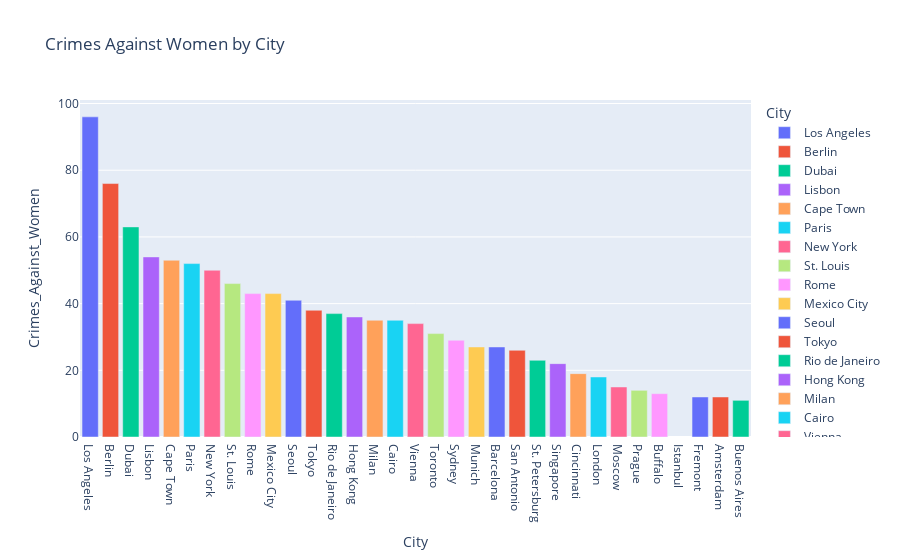

Notebook code cell kept with this figure:
### Markdown cell above
### Crimes Against Women by City

### Code cell
query = """SELECT City, SUM(NoOfCrimesAgainstWomen) AS Crimes_Against_Women
FROM Crime_Data
GROUP BY City
ORDER BY Crimes_Against_Women DESC;"""
df = pd.read_sql(query, engine)


# Create a bar chart
fig = px.bar(df, x='City', y='Crimes_Against_Women', color='City', title='Crimes Against Women by City')
fig.show()

### Figure 1 — Plotly figure (JSON) as saved in the notebook; plotly's stock layout.template omitted (floating-point values rounded to 4 significant figures)
{"data": [{"alignmentgroup": "True", "hovertemplate": "City=%{x}<br>Crimes_Against_Women=%{y}<extra></extra>", "legendgroup": "Los Angeles", "marker": {"color": "#636efa", "pattern": {"shape": ""}}, "name": "Los Angeles", "offsetgroup": "Los Angeles", "orientation": "v", "showlegend": true, "textposition": "auto", "type": "bar", "x": ["Los Angeles"], "xaxis": "x", "y": [96], "yaxis": "y"}, {"alignmentgroup": "True", "hovertemplate": "City=%{x}<br>Crimes_Against_Women=%{y}<extra></extra>", "legendgroup": "Berlin", "marker": {"color": "#EF553B", "pattern": {"shape": ""}}, "name": "Berlin", "offsetgroup": "Berlin", "orientation": "v", "showlegend": true, "textposition": "auto", "type": "bar", "x": ["Berlin"], "xaxis": "x", "y": [76], "yaxis": "y"}, {"alignmentgroup": "True", "hovertemplate": "City=%{x}<br>Crimes_Against_Women=%{y}<extra></extra>", "legendgroup": "Dubai", "marker": {"color": "#00cc96", "pattern": {"shape": ""}}, "name": "Dubai", "offsetgroup": "Dubai", "orientation": "v", "showlegend": true, "textposition": "auto", "type": "bar", "x": ["Dubai"], "xaxis": "x", "y": [63], "yaxis": "y"}, {"alignmentgroup": "True", "hovertemplate": "City=%{x}<br>Crimes_Against_Women=%{y}<extra></extra>", "legendgroup": "Lisbon", "marker": {"color": "#ab63fa", "pattern": {"shape": ""}}, "name": "Lisbon", "offsetgroup": "Lisbon", "orientation": "v", "showlegend": true, "textposition": "auto", "type": "bar", "x": ["Lisbon"], "xaxis": "x", "y": [54], "yaxis": "y"}, {"alignmentgroup": "True", "hovertemplate": "City=%{x}<br>Crimes_Against_Women=%{y}<extra></extra>", "legendgroup": "Cape Town", "marker": {"color": "#FFA15A", "pattern": {"shape": ""}}, "name": "Cape Town", "offsetgroup": "Cape Town", "orientation": "v", "showlegend": true, "textposition": "auto", "type": "bar", "x": ["Cape Town"], "xaxis": "x", "y": [53], "yaxis": "y"}, {"alignmentgroup": "True", "hovertemplate": "City=%{x}<br>Crimes_Against_Women=%{y}<extra></extra>", "legendgroup": "Paris", "marker": {"color": "#19d3f3", "pattern": {"shape": ""}}, "name": "Paris", "offsetgroup": "Paris", "orientation": "v", "showlegend": true, "textposition": "auto", "type": "bar", "x": ["Paris"], "xaxis": "x", "y": [52], "yaxis": "y"}, {"alignmentgroup": "True", "hovertemplate": "City=%{x}<br>Crimes_Against_Women=%{y}<extra></extra>", "legendgroup": "New York", "marker": {"color": "#FF6692", "pattern": {"shape": ""}}, "name": "New York", "offsetgroup": "New York", "orientation": "v", "showlegend": true, "textposition": "auto", "type": "bar", "x": ["New York"], "xaxis": "x", "y": [50], "yaxis": "y"}, {"alignmentgroup": "True", "hovertemplate": "City=%{x}<br>Crimes_Against_Women=%{y}<extra></extra>", "legendgroup": "St. Louis", "marker": {"color": "#B6E880", "pattern": {"shape": ""}}, "name": "St. Louis", "offsetgroup": "St. Louis", "orientation": "v", "showlegend": true, "textposition": "auto", "type": "bar", "x": ["St. Louis"], "xaxis": "x", "y": [46], "yaxis": "y"}, {"alignmentgroup": "True", "hovertemplate": "City=%{x}<br>Crimes_Against_Women=%{y}<extra></extra>", "legendgroup": "Rome", "marker": {"color": "#FF97FF", "pattern": {"shape": ""}}, "name": "Rome", "offsetgroup": "Rome", "orientation": "v", "showlegend": true, "textposition": "auto", "type": "bar", "x": ["Rome"], "xaxis": "x", "y": [43], "yaxis": "y"}, {"alignmentgroup": "True", "hovertemplate": "City=%{x}<br>Crimes_Against_Women=%{y}<extra></extra>", "legendgroup": "Mexico City", "marker": {"color": "#FECB52", "pattern": {"shape": ""}}, "name": "Mexico City", "offsetgroup": "Mexico City", "orientation": "v", "showlegend": true, "textposition": "auto", "type": "bar", "x": ["Mexico City"], "xaxis": "x", "y": [43], "yaxis": "y"}, {"alignmentgroup": "True", "hovertemplate": "City=%{x}<br>Crimes_Against_Women=%{y}<extra></extra>", "legendgroup": "Seoul", "marker": {"color": "#636efa", "pattern": {"shape": ""}}, "name": "Seoul", "offsetgroup": "Seoul", "orientation": "v", "showlegend": true, "textposition": "auto", "type": "bar", "x": ["Seoul"], "xaxis": "x", "y": [41], "yaxis": "y"}, {"alignmentgroup": "True", "hovertemplate": "City=%{x}<br>Crimes_Against_Women=%{y}<extra></extra>", "legendgroup": "Tokyo", "marker": {"color": "#EF553B", "pattern": {"shape": ""}}, "name": "Tokyo", "offsetgroup": "Tokyo", "orientation": "v", "showlegend": true, "textposition": "auto", "type": "bar", "x": ["Tokyo"], "xaxis": "x", "y": [38], "yaxis": "y"}, {"alignmentgroup": "True", "hovertemplate": "City=%{x}<br>Crimes_Against_Women=%{y}<extra></extra>", "legendgroup": "Rio de Janeiro", "marker": {"color": "#00cc96", "pattern": {"shape": ""}}, "name": "Rio de Janeiro", "offsetgroup": "Rio de Janeiro", "orientation": "v", "showlegend": true, "textposition": "auto", "type": "bar", "x": ["Rio de Janeiro"], "xaxis": "x", "y": [37], "yaxis": "y"}, {"alignmentgroup": "True", "hovertemplate": "City=%{x}<br>Crimes_Against_Women=%{y}<extra></extra>", "legendgroup": "Hong Kong", "marker": {"color": "#ab63fa", "pattern": {"shape": ""}}, "name": "Hong Kong", "offsetgroup": "Hong Kong", "orientation": "v", "showlegend": true, "textposition": "auto", "type": "bar", "x": ["Hong Kong"], "xaxis": "x", "y": [36], "yaxis": "y"}, {"alignmentgroup": "True", "hovertemplate": "City=%{x}<br>Crimes_Against_Women=%{y}<extra></extra>", "legendgroup": "Milan", "marker": {"color": "#FFA15A", "pattern": {"shape": ""}}, "name": "Milan", "offsetgroup": "Milan", "orientation": "v", "showlegend": true, "textposition": "auto", "type": "bar", "x": ["Milan"], "xaxis": "x", "y": [35], "yaxis": "y"}, {"alignmentgroup": "True", "hovertemplate": "City=%{x}<br>Crimes_Against_Women=%{y}<extra></extra>", "legendgroup": "Cairo", "marker": {"color": "#19d3f3", "pattern": {"shape": ""}}, "name": "Cairo", "offsetgroup": "Cairo", "orientation": "v", "showlegend": true, "textposition": "auto", "type": "bar", "x": ["Cairo"], "xaxis": "x", "y": [35], "yaxis": "y"}, {"alignmentgroup": "True", "hovertemplate": "City=%{x}<br>Crimes_Against_Women=%{y}<extra></extra>", "legendgroup": "Vienna", "marker": {"color": "#FF6692", "pattern": {"shape": ""}}, "name": "Vienna", "offsetgroup": "Vienna", "orientation": "v", "showlegend": true, "textposition": "auto", "type": "bar", "x": ["Vienna"], "xaxis": "x", "y": [34], "yaxis": "y"}, {"alignmentgroup": "True", "hovertemplate": "City=%{x}<br>Crimes_Against_Women=%{y}<extra></extra>", "legendgroup": "Toronto", "marker": {"color": "#B6E880", "pattern": {"shape": ""}}, "name": "Toronto", "offsetgroup": "Toronto", "orientation": "v", "showlegend": true, "textposition": "auto", "type": "bar", "x": ["Toronto"], "xaxis": "x", "y": [31], "yaxis": "y"}, {"alignmentgroup": "True", "hovertemplate": "City=%{x}<br>Crimes_Against_Women=%{y}<extra></extra>", "legendgroup": "Sydney", "marker": {"color": "#FF97FF", "pattern": {"shape": ""}}, "name": "Sydney", "offsetgroup": "Sydney", "orientation": "v", "showlegend": true, "textposition": "auto", "type": "bar", "x": ["Sydney"], "xaxis": "x", "y": [29], "yaxis": "y"}, {"alignmentgroup": "True", "hovertemplate": "City=%{x}<br>Crimes_Against_Women=%{y}<extra></extra>", "legendgroup": "Munich", "marker": {"color": "#FECB52", "pattern": {"shape": ""}}, "name": "Munich", "offsetgroup": "Munich", "orientation": "v", "showlegend": true, "textposition": "auto", "type": "bar", "x": ["Munich"], "xaxis": "x", "y": [27], "yaxis": "y"}, {"alignmentgroup": "True", "hovertemplate": "City=%{x}<br>Crimes_Against_Women=%{y}<extra></extra>", "legendgroup": "Barcelona", "marker": {"color": "#636efa", "pattern": {"shape": ""}}, "name": "Barcelona", "offsetgroup": "Barcelona", "orientation": "v", "showlegend": true, "textposition": "auto", "type": "bar", "x": ["Barcelona"], "xaxis": "x", "y": [27], "yaxis": "y"}, {"alignmentgroup": "True", "hovertemplate": "City=%{x}<br>Crimes_Against_Women=%{y}<extra></extra>", "legendgroup": "San Antonio", "marker": {"color": "#EF553B", "pattern": {"shape": ""}}, "name": "San Antonio", "offsetgroup": "San Antonio", "orientation": "v", "showlegend": true, "textposition": "auto", "type": "bar", "x": ["San Antonio"], "xaxis": "x", "y": [26], "yaxis": "y"}, {"alignmentgroup": "True", "hovertemplate": "City=%{x}<br>Crimes_Against_Women=%{y}<extra></extra>", "legendgroup": "St. Petersburg", "marker": {"color": "#00cc96", "pattern": {"shape": ""}}, "name": "St. Petersburg", "offsetgroup": "St. Petersburg", "orientation": "v", "showlegend": true, "textposition": "auto", "type": "bar", "x": ["St. Petersburg"], "xaxis": "x", "y": [23], "yaxis": "y"}, {"alignmentgroup": "True", "hovertemplate": "City=%{x}<br>Crimes_Against_Women=%{y}<extra></extra>", "legendgroup": "Singapore", "marker": {"color": "#ab63fa", "pattern": {"shape": ""}}, "name": "Singapore", "offsetgroup": "Singapore", "orientation": "v", "showlegend": true, "textposition": "auto", "type": "bar", "x": ["Singapore"], "xaxis": "x", "y": [22], "yaxis": "y"}, {"alignmentgroup": "True", "hovertemplate": "City=%{x}<br>Crimes_Against_Women=%{y}<extra></extra>", "legendgroup": "Cincinnati", "marker": {"color": "#FFA15A", "pattern": {"shape": ""}}, "name": "Cincinnati", "offsetgroup": "Cincinnati", "orientation": "v", "showlegend": true, "textposition": "auto", "type": "bar", "x": ["Cincinnati"], "xaxis": "x", "y": [19], "yaxis": "y"}, {"alignmentgroup": "True", "hovertemplate": "City=%{x}<br>Crimes_Against_Women=%{y}<extra></extra>", "legendgroup": "London", "marker": {"color": "#19d3f3", "pattern": {"shape": ""}}, "name": "London", "offsetgroup": "London", "orientation": "v", "showlegend": true, "textposition": "auto", "type": "bar", "x": ["London"], "xaxis": "x", "y": [18], "yaxis": "y"}, {"alignmentgroup": "True", "hovertemplate": "City=%{x}<br>Crimes_Against_Women=%{y}<extra></extra>", "legendgroup": "Moscow", "marker": {"color": "#FF6692", "pattern": {"shape": ""}}, "name": "Moscow", "offsetgroup": "Moscow", "orientation": "v", "showlegend": true, "textposition": "auto", "type": "bar", "x": ["Moscow"], "xaxis": "x", "y": [15], "yaxis": "y"}, {"alignmentgroup": "True", "hovertemplate": "City=%{x}<br>Crimes_Against_Women=%{y}<extra></extra>", "legendgroup": "Prague", "marker": {"color": "#B6E880", "pattern": {"shape": ""}}, "name": "Prague", "offsetgroup": "Prague", "orientation": "v", "showlegend": true, "textposition": "auto", "type": "bar", "x": ["Prague"], "xaxis": "x", "y": [14], "yaxis": "y"}, {"alignmentgroup": "True", "hovertemplate": "City=%{x}<br>Crimes_Against_Women=%{y}<extra></extra>", "legendgroup": "Buffalo", "marker": {"color": "#FF97FF", "pattern": {"shape": ""}}, "name": "Buffalo", "offsetgroup": "Buffalo", "orientation": "v", "showlegend": true, "textposition": "auto", "type": "bar", "x": ["Buffalo"], "xaxis": "x", "y": [13], "yaxis": "y"}, {"alignmentgroup": "True", "hovertemplate": "City=%{x}<br>Crimes_Against_Women=%{y}<extra></extra>", "legendgroup": "Istanbul", "marker": {"color": "#FECB52", "pattern": {"shape": ""}}, "name": "Istanbul", "offsetgroup": "Istanbul", "orientation": "v", "showlegend": true, "textposition": "auto", "type": "bar", "visible": "legendonly", "x": ["Istanbul"], "xaxis": "x", "y": [12], "yaxis": "y"}, {"alignmentgroup": "True", "hovertemplate": "City=%{x}<br>Crimes_Against_Women=%{y}<extra></extra>", "legendgroup": "Fremont", "marker": {"color": "#636efa", "pattern": {"shape": ""}}, "name": "Fremont", "offsetgroup": "Fremont", "orientation": "v", "showlegend": true, "textposition": "auto", "type": "bar", "x": ["Fremont"], "xaxis": "x", "y": [12], "yaxis": "y"}, {"alignmentgroup": "True", "hovertemplate": "City=%{x}<br>Crimes_Against_Women=%{y}<extra></extra>", "legendgroup": "Amsterdam", "marker": {"color": "#EF553B", "pattern": {"shape": ""}}, "name": "Amsterdam", "offsetgroup": "Amsterdam", "orientation": "v", "showlegend": true, "textposition": "auto", "type": "bar", "x": ["Amsterdam"], "xaxis": "x", "y": [12], "yaxis": "y"}, {"alignmentgroup": "True", "hovertemplate": "City=%{x}<br>Crimes_Against_Women=%{y}<extra></extra>", "legendgroup": "Buenos Aires", "marker": {"color": "#00cc96", "pattern": {"shape": ""}}, "name": "Buenos Aires", "offsetgroup": "Buenos Aires", "orientation": "v", "showlegend": true, "textposition": "auto", "type": "bar", "x": ["Buenos Aires"], "xaxis": "x", "y": [11], "yaxis": "y"}], "layout": {"autosize": true, "barmode": "relative", "legend": {"title": {"text": "City"}, "tracegroupgap": 0}, "title": {"text": "Crimes Against Women by City"}, "xaxis": {"anchor": "y", "autorange": true, "categoryarray": ["Los Angeles", "Berlin", "Dubai", "Lisbon", "Cape Town", "Paris", "New York", "St. Louis", "Rome", "Mexico City", "Seoul", "Tokyo", "Rio de Janeiro", "Hong Kong", "Milan", "Cairo", "Vienna", "Toronto", "Sydney", "Munich", "Barcelona", "San Antonio", "St. Petersburg", "Singapore", "Cincinnati", "London", "Moscow", "Prague", "Buffalo", "Istanbul", "Fremont", "Amsterdam", "Buenos Aires"], "categoryorder": "array", "domain": [0, 1], "range": [-0.5, 32.5], "title": {"text": "City"}, "type": "category"}, "yaxis": {"anchor": "x", "autorange": true, "domain": [0, 1], "range": [0, 101.1], "title": {"text": "Crimes_Against_Women"}, "type": "linear"}}}
